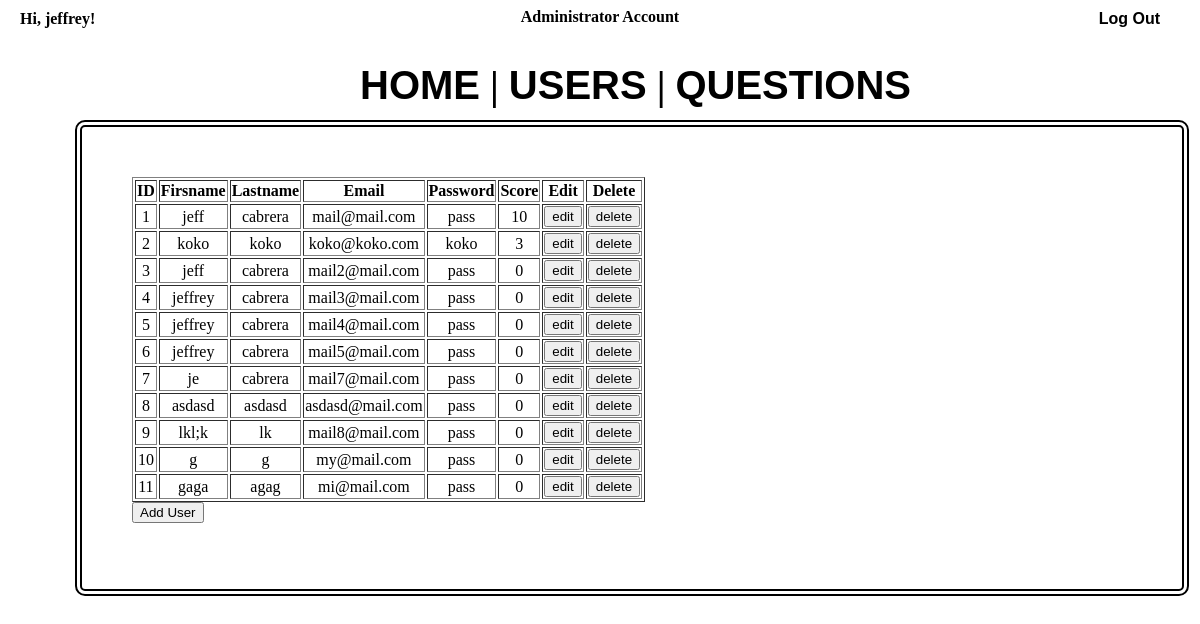
Page /admin/users.php (signed in) on the committed database.
### tables this page shows
CREATE TABLE IF NOT EXISTS `examinee` (
  `user_id` int(11) NOT NULL AUTO_INCREMENT,
  `firstname` varchar(50) NOT NULL,
  `lastname` varchar(50) NOT NULL,
  `email` varchar(50) NOT NULL,
  `password` varchar(1000) NOT NULL,
  `confirm` varchar(1000) NOT NULL,
  `score` int(3) NOT NULL,
  PRIMARY KEY (`user_id`)
);

### admin/functions/adminUserDAO.php (called while the page is built, shortened)
<?php
include_once('config.php');
class adminUserDAO{
	public static function viewUsers(){
		global $db;
		try{
			$sql = "SELECT * FROM examinee";
			$result = $db->query($sql);
			return $result;
		}catch (Exeption $e) {
			error_log(getMessage($e));
		}
			return false;
	}
}
 ?>

### admin/functions/adminUserHandler.php (called while the page is built, shortened)
<?php
class adminUserHandler{
	public static function viewUsers(){
		$viewUsers = adminUserDAO::viewUsers();
		if(empty($viewUsers)){
			return false;
		}else{
			return $viewUsers;
		}
	}
}
 ?>

### admin/users.php (the view, shortened to what this page needs)
<?php
include 'background.php';
?>
<div id = 'user'>
<?php
if(isset($_SESSION['username'])){
	$username = $_SESSION['username'];
	echo 'Hi, ' . $username . "!";
}else{
	header('Location: login.php');
}
?>
</div>
<?php
include_once('functions/adminUserDAO.php');
include_once('functions/adminUserHandler.php');
$object = new adminUserHandler();
$view = $object->viewUsers();
?>
<html>
<head>
	<link rel="stylesheet" type="text/css" href="css/style.css">
</head>
<div id = "questions">
	<body>
		<table border = '1'>
			<tr>
				<td align = 'center'><b>ID</b></td>
				<td align = 'center'><b>Firsname</b></td>
				<td align = 'center'><b>Lastname</b></td>
				<td align = 'center'><b>Email</b></td>
				<td align = 'center'><b>Password</b></td>
				<td align = 'center'><b>Score</b></td>
				<td align = 'center'><b>Edit</b></td>
				<td align = 'center'><b>Delete</b></td>
		<?php
		while($row = $view->fetch_array()):
			?>
			<tr>
				<td align = 'center'><?=$row['user_id']?></td>
				<td align = 'center'><?=$row['firstname']?></td>
				<td align = 'center'><?=$row['lastname']?></td>
				<td align = 'center'><?=$row['email']?></td>
				<td align = 'center'><?=$row['password']?></td>
				<td align = 'center'><?=$row['score']?></td>
				<form action = 'editUser.php' method = 'GET'>
					<td align = 'center'><input type = 'submit' value = 'edit'></td>
				</form>
				<form action = 'deleteUser.php' method = 'GET' onsubmit = 'return verifyDelete()'>
					<td align = 'center'><input type = 'submit' id = 'delete' value = 'delete'></td>
				</form>
			</tr>
			<?php
		endwhile;
	?>
	</table>
	<form method = 'POST' action = 'addUser.php'>
		<input type = 'submit' value = 'Add User'>
	</form>
	</body>
</div>
</html>

### admin/css/style.css (style rules this page uses)
#questions { position: absolute; top: 120px; left:75px; width: 1000px; height: auto; border-color: #000; border-width: 7px; border-radius: 10px; border-style:double; color: red; padding: 50px; }
#user { position: absolute; top: 10px; left: 20px; font-weight: bold; }

### rows in the picture
examinee: user_id "1", firstname "jeff", lastname "cabrera", email "mail@mail.com", password "pass", score "10"
examinee: user_id "2", firstname "koko", lastname "koko", email "koko@koko.com", password "koko", score "3"
examinee: user_id "3", firstname "jeff", lastname "cabrera", email "mail2@mail.com", password "pass", score "0"
examinee: user_id "4", firstname "jeffrey", lastname "cabrera", email "mail3@mail.com", password "pass", score "0"
examinee: user_id "5", firstname "jeffrey", lastname "cabrera", email "mail4@mail.com", password "pass", score "0"
examinee: user_id "6", firstname "jeffrey", lastname "cabrera", email "mail5@mail.com", password "pass", score "0"
examinee: user_id "7", firstname "je", lastname "cabrera", email "mail7@mail.com", password "pass", score "0"
examinee: user_id "8", firstname "asdasd", lastname "asdasd", email "asdasd@mail.com", password "pass", score "0"
examinee: user_id "9", firstname "lkl;k", lastname "lk", email "mail8@mail.com", password "pass", score "0"
examinee: user_id "10", firstname "g", lastname "g", email "my@mail.com", password "pass", score "0"
examinee: user_id "11", firstname "gaga", lastname "agag", email "mi@mail.com", password "pass", score "0"

### other values in the picture
$username "jeffrey"
